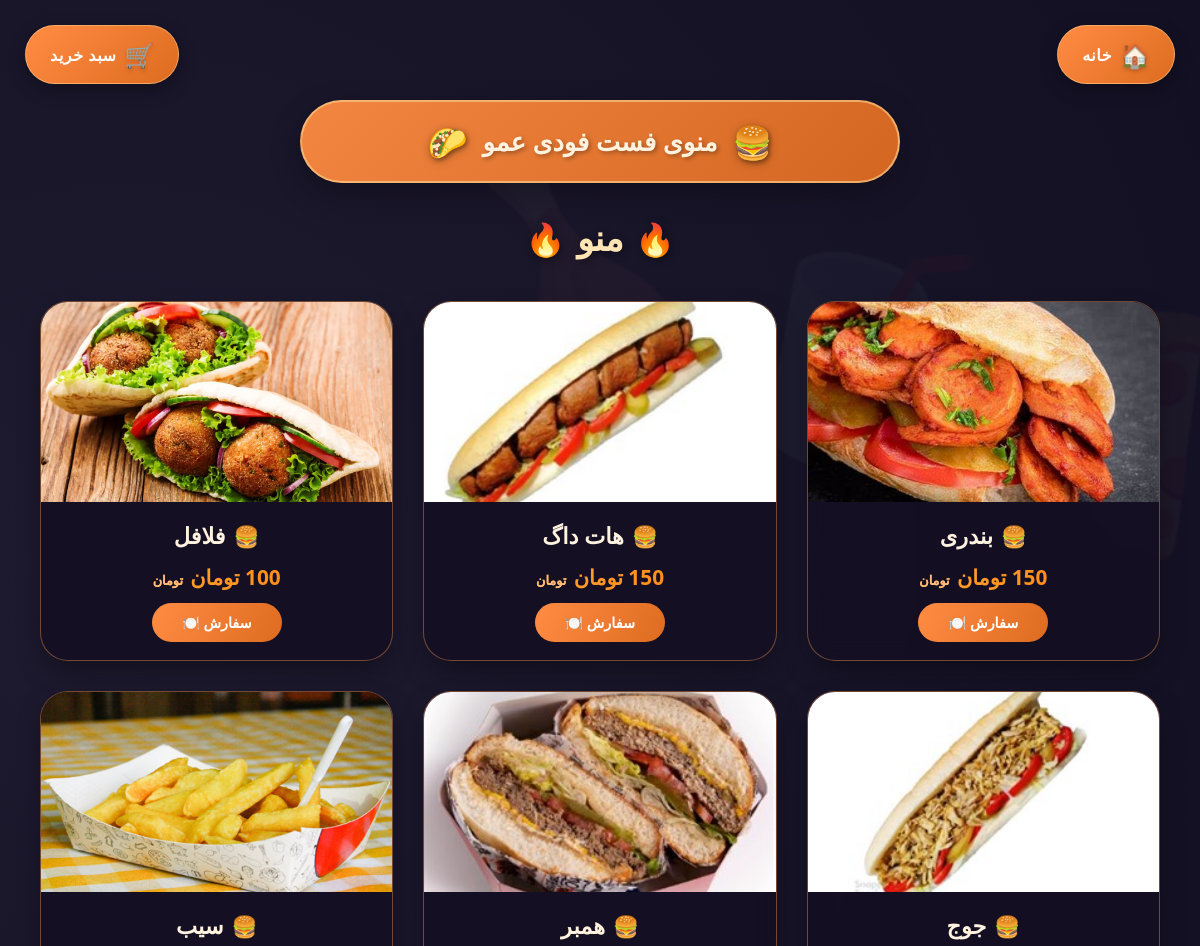
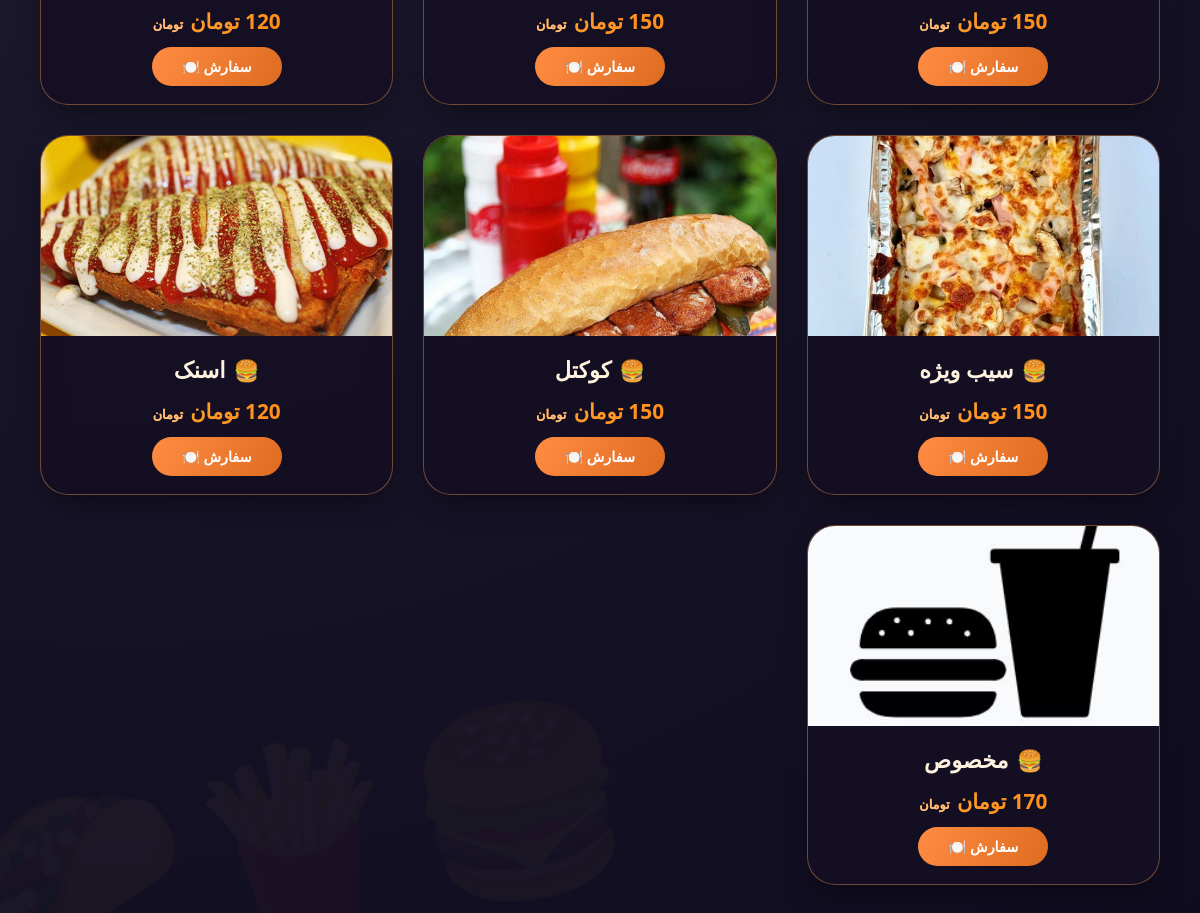
The app's page /food/meno/ with its own data (2 pictures, top to bottom).
### food/models.py (models this page shows, shortened)
class Food(models.Model):
    name = models.CharField(max_length=30, verbose_name='نام')
    abot = models.TextField(verbose_name='محتویات غذا')
    cover = models.ImageField(upload_to='pic-food', default='default.jpg', blank=True, null=True)
    qimat = models.IntegerField(verbose_name='قیمت (تومان)', null=True, blank=True)

### food/views.py (the view)
# urls.py: path('meno/', meno , name='meno'),
def meno(request):
    foods = Food.objects.all()
    return render(request, 'food/menu.html', {'foods':foods})

### food/templates/food/menu.html (shortened to what this page needs)
{% load static %}
<!DOCTYPE html>
<html lang="fa" dir="rtl">
<head>
    <link rel="stylesheet" href="{% static 'food/css/menu.css' %}">
</head>
<body>
    <a href="#" class="fixed-btn cart-btn-left" title="سبد خرید">
        <span class="btn-icon">🛒</span>
        <span class="btn-text">سبد خرید</span>
    </a>
    <a href="{% url 'home' %}" class="fixed-btn home-btn-right" title="خانه">
        <span class="btn-icon">🏠</span>
        <span class="btn-text">خانه</span>
    </a>
    <div class="welcome-message">
        <div class="welcome-text">
            <span class="welcome-icon">🍔</span>
            <span>منوی فست فودی عمو </span>
            <span class="welcome-icon">🌮</span>
        </div>
    </div>
    <h1 class="page-title">منو</h1>
    {% if foods %}
        <div class="food-grid-3cols">
            {% for item in foods %}
                <div class="food-card">
                    <div class="food-image-wrapper">
                        {% if item.cover and item.cover.url %}
                            <img src="{{ item.cover.url }}" alt="{{ item.name }}" class="food-image">
                        {% else %}
                            <img src="{% static 'images/default.jpg' %}" alt="پیش‌نمایش غذا" class="food-image">
                        {% endif %}
                    </div>
                    <div class="food-info">
                        <h3 class="food-name">{{ item.name }}</h3>
                        <div class="food-price">{{ item.qimat|default:"---" }} تومان</div>
                        <button class="order-btn">سفارش 🍽️</button>
                    </div>
                </div>
            {% endfor %}
        </div>
    {% else %}
        <div class="empty-message-box">
            <div class="empty-icon">❗</div>
            <div class="empty-title">منویی برای نمایش وجود ندارد</div>
            <div class="empty-subtitle">لطفاً بعداً مراجعه کنید</div>
        </div>
    {% endif %}
</body>
</html>

### food/static/food/css/menu.css (style rules this page uses)
* { margin: 0; padding: 0; box-sizing: border-box; }
body { font-family: 'Tahoma', 'Segoe UI', 'Vazirmatn', system-ui, sans-serif; background: radial-gradient(circle at 10% 30%, #1e1a2f, #0f0c1f); min-height: 100vh; padding: 100px 30px 50px 30px; position: relative; }
body::before { content: "🍔🍟🌮"; font-size: 180px; position: fixed; bottom: -20px; left: -40px; opacity: 0.03; pointer-events: none; white-space: nowrap; transform: rotate(-10deg); z-index: 0; }
body::after { content: "🍕🥤🍗"; font-size: 220px; position: fixed; top: 10%; right: -60px; opacity: 0.03; pointer-events: none; transform: rotate(15deg); z-index: 0; }
.fixed-btn { position: fixed; top: 25px; display: flex; align-items: center; gap: 8px; background: linear-gradient(135deg, #ff8c42, #dd6b20); padding: 12px 24px; border-radius: 50px; text-decoration: none; color: white; font-weight: bold; z-index: 1000; transition: all 0.3s ease; box-shadow: 0 6px 18px rgba(0, 0, 0, 0.3); border: 1px solid rgba(255, 215, 150, 0.5); overflow: hidden; cursor: pointer; }
.cart-btn-left { left: 25px; }
.home-btn-right { right: 25px; }
.btn-icon { font-size: 1.5rem; filter: drop-shadow(0 2px 2px rgba(0, 0, 0, 0.2)); }
.btn-text { font-size: 1rem; letter-spacing: 0.5px; }
.welcome-message { background: linear-gradient(135deg, rgba(255, 140, 66, 0.95), rgba(221, 107, 32, 0.95)); backdrop-filter: blur(10px); border-radius: 60px; padding: 18px 30px; text-align: center; margin-bottom: 30px; border: 2px solid rgba(255, 215, 150, 0.6); box-shadow: 0 10px 30px rgba(0, 0, 0, 0.3); animation: welcomeGlow 2s infinite alternate; position: relative; z-index: 2; max-width: 600px; margin-left: auto; margin-right: auto; }
.welcome-text { font-size: 1.6rem; font-weight: 800; color: #fff3e0; text-shadow: 2px 2px 4px rgba(0, 0, 0, 0.3); display: flex; align-items: center; justify-content: center; gap: 15px; flex-wrap: wrap; }
.welcome-icon { font-size: 2rem; filter: drop-shadow(0 2px 4px rgba(0, 0, 0, 0.3)); animation: iconBounce 1s infinite alternate; }
.page-title { text-align: center; color: #FFE5B4; margin-bottom: 40px; font-size: 2.2rem; text-shadow: 2px 2px 8px rgba(0, 0, 0, 0.4); position: relative; z-index: 2; letter-spacing: -0.5px; }
.page-title::before { content: "🔥"; margin-left: 12px; font-size: 2rem; }
.page-title::after { content: "🔥"; margin-right: 12px; font-size: 2rem; }
.food-grid-3cols { display: grid; grid-template-columns: repeat(3, 1fr); gap: 30px; max-width: 1200px; margin: 0 auto; position: relative; z-index: 2; padding: 0 10px; }
.food-card { background: rgba(20, 15, 35, 0.9); backdrop-filter: blur(10px); border-radius: 28px; overflow: hidden; transition: all 0.3s ease; border: 1px solid rgba(255, 160, 80, 0.4); box-shadow: 0 12px 28px -8px rgba(0, 0, 0, 0.5); }
.food-image-wrapper { width: 100%; height: 200px; overflow: hidden; background: #2a1e2f; }
.food-image { width: 100%; height: 100%; object-fit: cover; transition: transform 0.3s ease; }
.food-info { padding: 18px; text-align: center; }
.food-name { font-size: 1.4rem; font-weight: bold; color: #fff3e0; margin-bottom: 10px; display: flex; align-items: center; justify-content: center; gap: 8px; }
.food-name::before { content: "🍔"; font-size: 1.3rem; }
.food-price { font-size: 1.3rem; font-weight: 800; background: linear-gradient(135deg, #ffb347, #ff7e05); -webkit-background-clip: text; background-clip: text; color: transparent; margin: 12px 0; }
.food-price::after { content: " تومان"; font-size: 0.8rem; font-weight: 600; background: none; -webkit-background-clip: unset; background-clip: unset; color: #ffbc7a; margin-right: 4px; }
.order-btn { background: linear-gradient(115deg, #ff8c42, #dd6b20); color: white; border: none; padding: 10px 24px; border-radius: 40px; font-size: 0.9rem; font-weight: bold; cursor: pointer; transition: all 0.3s ease; margin-top: 8px; font-family: inherit; width: 100%; max-width: 130px; margin-left: auto; margin-right: auto; display: block; }

### records on screen
Food: cover (picture), name "بندری"
Food: cover (picture), name "هات داگ"
Food: cover (picture), name "فلافل"
Food: cover (picture), name "جوج"
Food: cover (picture), name "همبر"
Food: cover (picture), name "سیب"
Food: cover (picture), name "سیب ویژه"
Food: cover (picture), name "کوکتل"
Food: cover (picture), name "اسنک"
Food: cover (placeholder picture), name "مخصوص"
